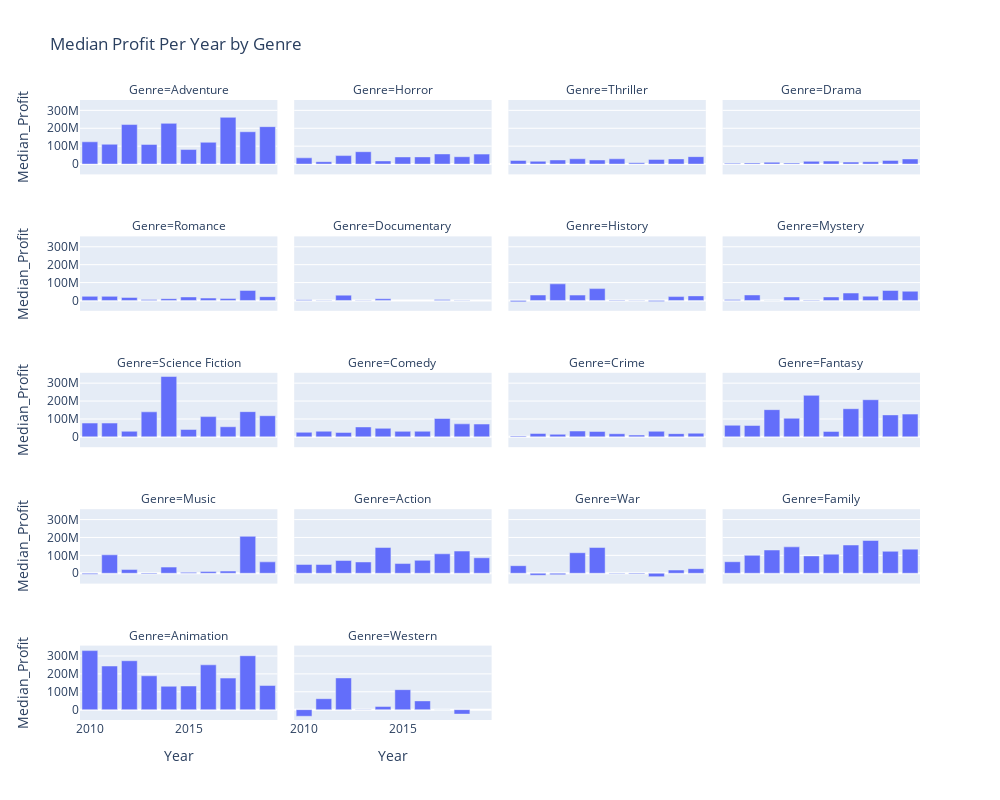

Notebook cell for this chart:
### Code cell
## Creates a list of genres
genrelist = top100_genre['genres'].unique()
## List of years for for-loop
years =  [2010, 2011, 2012, 2013, 2014, 2015, 2016, 2017, 2018, 2019]

## Lists to append to for later zip
glist = []
mlist = []
ylist = []

## For loop to loop through year and genre to get median profit
for year in years:
    df = top100_genre[top100_genre['release_date'].dt.year == year]
    for film_genre in genrelist:
        gendf = df[df['genres'] == film_genre]
        medtest = gendf['Profit'].median()
        glist.append(film_genre)
        ## Checks for nan values, assigns value as zero
        if medtest == np.nan:
            mlist.append(0)
        else:
            mlist.append(medtest)
        ylist.append(year)

## Zips lists together to create a dataframe
newdf = pd.DataFrame(list(zip(ylist, glist, mlist)),
              columns=['Year','Genre', 'Median_Profit'])

## Create the multi-faceted bar graph
fig = px.bar(newdf, x='Year', y='Median_Profit', facet_col='Genre', facet_col_wrap=4,
              facet_row_spacing=.1,
              title='Median Profit Per Year by Genre', labels={'y':'Median Profit'}, height=800, width=1000)

fig.show()

### Figure 1 — Plotly figure (JSON) as saved in the notebook; plotly's stock layout.template omitted (floating-point values rounded to 4 significant figures)
{"data": [{"alignmentgroup": "True", "hovertemplate": "Genre=Adventure<br>Year=%{x}<br>Median_Profit=%{y}<extra></extra>", "legendgroup": "", "marker": {"color": "#636efa"}, "name": "", "offsetgroup": "", "orientation": "v", "showlegend": false, "textposition": "auto", "type": "bar", "x": [2010, 2011, 2012, 2013, 2014, 2015, 2016, 2017, 2018, 2019], "xaxis": "x17", "y": [124400000.0, 110724603, 220784392, 109850315, 227370135, 81209378, 121705322, 261118277, 180650803, 209068582], "yaxis": "y17"}, {"alignmentgroup": "True", "hovertemplate": "Genre=Horror<br>Year=%{x}<br>Median_Profit=%{y}<extra></extra>", "legendgroup": "", "marker": {"color": "#636efa"}, "name": "", "offsetgroup": "", "orientation": "v", "showlegend": false, "textposition": "auto", "type": "bar", "x": [2010, 2011, 2012, 2013, 2014, 2015, 2016, 2017, 2018, 2019], "xaxis": "x18", "y": [34806823, 13363927, 47471580, 69101268, 17635162, 39890000.0, 40173154, 56687529, 41130000.0, 55600152], "yaxis": "y18"}, {"alignmentgroup": "True", "hovertemplate": "Genre=Thriller<br>Year=%{x}<br>Median_Profit=%{y}<extra></extra>", "legendgroup": "", "marker": {"color": "#636efa"}, "name": "", "offsetgroup": "", "orientation": "v", "showlegend": false, "textposition": "auto", "type": "bar", "x": [2010, 2011, 2012, 2013, 2014, 2015, 2016, 2017, 2018, 2019], "xaxis": "x19", "y": [20310000.0, 15760000.0, 22930465, 29560000.0, 22947718, 29401758, 6898293, 26158254, 28918723, 41521766], "yaxis": "y19"}, {"alignmentgroup": "True", "hovertemplate": "Genre=Drama<br>Year=%{x}<br>Median_Profit=%{y}<extra></extra>", "legendgroup": "", "marker": {"color": "#636efa"}, "name": "", "offsetgroup": "", "orientation": "v", "showlegend": false, "textposition": "auto", "type": "bar", "x": [2010, 2011, 2012, 2013, 2014, 2015, 2016, 2017, 2018, 2019], "xaxis": "x20", "y": [4190704, 5722632, 10293982, 5341000.0, 15410000.0, 16606743, 11080000.0, 13088533, 20640000.0, 28724221], "yaxis": "y20"}, {"alignmentgroup": "True", "hovertemplate": "Genre=Romance<br>Year=%{x}<br>Median_Profit=%{y}<extra></extra>", "legendgroup": "", "marker": {"color": "#636efa"}, "name": "", "offsetgroup": "", "orientation": "v", "showlegend": false, "textposition": "auto", "type": "bar", "x": [2010, 2011, 2012, 2013, 2014, 2015, 2016, 2017, 2018, 2019], "xaxis": "x13", "y": [23159963, 22992483, 16912759, 5637201, 10110000.0, 19679822, 13413631, 10723843, 56282227, 21430000.0], "yaxis": "y13"}, {"alignmentgroup": "True", "hovertemplate": "Genre=Documentary<br>Year=%{x}<br>Median_Profit=%{y}<extra></extra>", "legendgroup": "", "marker": {"color": "#636efa"}, "name": "", "offsetgroup": "", "orientation": "v", "showlegend": false, "textposition": "auto", "type": "bar", "x": [2010, 2011, 2012, 2013, 2014, 2015, 2016, 2017, 2018, 2019], "xaxis": "x14", "y": [4688000.0, 561967, 29823764, 1745000.0, 9444502, null, null, 5889612, 1080073, null], "yaxis": "y14"}, {"alignmentgroup": "True", "hovertemplate": "Genre=History<br>Year=%{x}<br>Median_Profit=%{y}<extra></extra>", "legendgroup": "", "marker": {"color": "#636efa"}, "name": "", "offsetgroup": "", "orientation": "v", "showlegend": false, "textposition": "auto", "type": "bar", "x": [2010, 2011, 2012, 2013, 2014, 2015, 2016, 2017, 2018, 2019], "xaxis": "x15", "y": [-7602308, 30570000.0, 92820716, 30128352, 66214779, 2881970, -1442114, -6401393, 21710283, 25648512], "yaxis": "y15"}, {"alignmentgroup": "True", "hovertemplate": "Genre=Mystery<br>Year=%{x}<br>Median_Profit=%{y}<extra></extra>", "legendgroup": "", "marker": {"color": "#636efa"}, "name": "", "offsetgroup": "", "orientation": "v", "showlegend": false, "textposition": "auto", "type": "bar", "x": [2010, 2011, 2012, 2013, 2014, 2015, 2016, 2017, 2018, 2019], "xaxis": "x16", "y": [5745623, 30807451, 281464, 19829071, 1968000.0, 19679822, 41647656, 23860000.0, 55970000.0, 51615777], "yaxis": "y16"}, {"alignmentgroup": "True", "hovertemplate": "Genre=Science Fiction<br>Year=%{x}<br>Median_Profit=%{y}<extra></extra>", "legendgroup": "", "marker": {"color": "#636efa"}, "name": "", "offsetgroup": "", "orientation": "v", "showlegend": false, "textposition": "auto", "type": "bar", "x": [2010, 2011, 2012, 2013, 2014, 2015, 2016, 2017, 2018, 2019], "xaxis": "x9", "y": [77107755, 77092623, 31310984, 139890277, 337200000.0, 41470000.0, 113160852, 56520000.0, 140930148, 118100000.0], "yaxis": "y9"}, {"alignmentgroup": "True", "hovertemplate": "Genre=Comedy<br>Year=%{x}<br>Median_Profit=%{y}<extra></extra>", "legendgroup": "", "marker": {"color": "#636efa"}, "name": "", "offsetgroup": "", "orientation": "v", "showlegend": false, "textposition": "auto", "type": "bar", "x": [2010, 2011, 2012, 2013, 2014, 2015, 2016, 2017, 2018, 2019], "xaxis": "x10", "y": [25550000.0, 31558601, 24819301, 55430000.0, 47722763, 30750000.0, 31422248, 102560428, 72779714, 71616764], "yaxis": "y10"}, {"alignmentgroup": "True", "hovertemplate": "Genre=Crime<br>Year=%{x}<br>Median_Profit=%{y}<extra></extra>", "legendgroup": "", "marker": {"color": "#636efa"}, "name": "", "offsetgroup": "", "orientation": "v", "showlegend": false, "textposition": "auto", "type": "bar", "x": [2010, 2011, 2012, 2013, 2014, 2015, 2016, 2017, 2018, 2019], "xaxis": "x11", "y": [5181001, 18936320, 14395526, 32675095, 30383113, 17630000.0, 10050000.0, 31132418, 18126386, 20400000.0], "yaxis": "y11"}, {"alignmentgroup": "True", "hovertemplate": "Genre=Fantasy<br>Year=%{x}<br>Median_Profit=%{y}<extra></extra>", "legendgroup": "", "marker": {"color": "#636efa"}, "name": "", "offsetgroup": "", "orientation": "v", "showlegend": false, "textposition": "auto", "type": "bar", "x": [2010, 2011, 2012, 2013, 2014, 2015, 2016, 2017, 2018, 2019], "xaxis": "x12", "y": [64873125, 63595579, 151970083, 104000000.0, 231892343, 30483623, 157200000.0, 207500000.0, 122744377, 127089026], "yaxis": "y12"}, {"alignmentgroup": "True", "hovertemplate": "Genre=Music<br>Year=%{x}<br>Median_Profit=%{y}<extra></extra>", "legendgroup": "", "marker": {"color": "#636efa"}, "name": "", "offsetgroup": "", "orientation": "v", "showlegend": false, "textposition": "auto", "type": "bar", "x": [2010, 2011, 2012, 2013, 2014, 2015, 2016, 2017, 2018, 2019], "xaxis": "x5", "y": [-5318349, 103110532, 20726956, -4205000.0, 34410000.0, 5122090, 9624522, 12179897, 206532466, 63700000.0], "yaxis": "y5"}, {"alignmentgroup": "True", "hovertemplate": "Genre=Action<br>Year=%{x}<br>Median_Profit=%{y}<extra></extra>", "legendgroup": "", "marker": {"color": "#636efa"}, "name": "", "offsetgroup": "", "orientation": "v", "showlegend": false, "textposition": "auto", "type": "bar", "x": [2010, 2011, 2012, 2013, 2014, 2015, 2016, 2017, 2018, 2019], "xaxis": "x6", "y": [49450000.0, 48890000.0, 71262212, 63190557, 143817906, 54340000.0, 72360636, 108856751, 124056262, 86560000.0], "yaxis": "y6"}, {"alignmentgroup": "True", "hovertemplate": "Genre=War<br>Year=%{x}<br>Median_Profit=%{y}<extra></extra>", "legendgroup": "", "marker": {"color": "#636efa"}, "name": "", "offsetgroup": "", "orientation": "v", "showlegend": false, "textposition": "auto", "type": "bar", "x": [2010, 2011, 2012, 2013, 2014, 2015, 2016, 2017, 2018, 2019], "xaxis": "x7", "y": [42430000.0, -11084044, -7634502, 114802912, 143817906, -2427711, -3920781, -19095601, 18050000.0, 25648512], "yaxis": "y7"}, {"alignmentgroup": "True", "hovertemplate": "Genre=Family<br>Year=%{x}<br>Median_Profit=%{y}<extra></extra>", "legendgroup": "", "marker": {"color": "#636efa"}, "name": "", "offsetgroup": "", "orientation": "v", "showlegend": false, "textposition": "auto", "type": "bar", "x": [2010, 2011, 2012, 2013, 2014, 2015, 2016, 2017, 2018, 2019], "xaxis": "x8", "y": [64462508, 100288681, 129980096, 147570682, 96965787, 106700000.0, 157969735, 183035819, 122744377, 134879932], "yaxis": "y8"}, {"alignmentgroup": "True", "hovertemplate": "Genre=Animation<br>Year=%{x}<br>Median_Profit=%{y}<extra></extra>", "legendgroup": "", "marker": {"color": "#636efa"}, "name": "", "offsetgroup": "", "orientation": "v", "showlegend": false, "textposition": "auto", "type": "bar", "x": [2010, 2011, 2012, 2013, 2014, 2015, 2016, 2017, 2018, 2019], "xaxis": "x", "y": [329878759, 243993951, 273375603, 189258712, 130698039, 132207671, 250600000.0, 176400000.0, 301266433, 134879932], "yaxis": "y"}, {"alignmentgroup": "True", "hovertemplate": "Genre=Western<br>Year=%{x}<br>Median_Profit=%{y}<extra></extra>", "legendgroup": "", "marker": {"color": "#636efa"}, "name": "", "offsetgroup": "", "orientation": "v", "showlegend": false, "textposition": "auto", "type": "bar", "x": [2010, 2011, 2012, 2013, 2014, 2015, 2016, 2017, 2018, 2019], "xaxis": "x2", "y": [-36910135, 61273464, 177400000.0, 1266679, 17500000.0, 111760117, 49120000.0, -980927, -24856944, null], "yaxis": "y2"}], "layout": {"annotations": [{"font": {}, "showarrow": false, "text": "Genre=Animation", "x": 0.1175, "xanchor": "center", "xref": "paper", "y": 0.12, "yanchor": "bottom", "yref": "paper"}, {"font": {}, "showarrow": false, "text": "Genre=Western", "x": 0.3725, "xanchor": "center", "xref": "paper", "y": 0.12, "yanchor": "bottom", "yref": "paper"}, {"font": {}, "showarrow": false, "text": "Genre=Music", "x": 0.1175, "xanchor": "center", "xref": "paper", "y": 0.34, "yanchor": "bottom", "yref": "paper"}, {"font": {}, "showarrow": false, "text": "Genre=Action", "x": 0.3725, "xanchor": "center", "xref": "paper", "y": 0.34, "yanchor": "bottom", "yref": "paper"}, {"font": {}, "showarrow": false, "text": "Genre=War", "x": 0.6275, "xanchor": "center", "xref": "paper", "y": 0.34, "yanchor": "bottom", "yref": "paper"}, {"font": {}, "showarrow": false, "text": "Genre=Family", "x": 0.8825, "xanchor": "center", "xref": "paper", "y": 0.34, "yanchor": "bottom", "yref": "paper"}, {"font": {}, "showarrow": false, "text": "Genre=Science Fiction", "x": 0.1175, "xanchor": "center", "xref": "paper", "y": 0.56, "yanchor": "bottom", "yref": "paper"}, {"font": {}, "showarrow": false, "text": "Genre=Comedy", "x": 0.3725, "xanchor": "center", "xref": "paper", "y": 0.56, "yanchor": "bottom", "yref": "paper"}, {"font": {}, "showarrow": false, "text": "Genre=Crime", "x": 0.6275, "xanchor": "center", "xref": "paper", "y": 0.56, "yanchor": "bottom", "yref": "paper"}, {"font": {}, "showarrow": false, "text": "Genre=Fantasy", "x": 0.8825, "xanchor": "center", "xref": "paper", "y": 0.56, "yanchor": "bottom", "yref": "paper"}, {"font": {}, "showarrow": false, "text": "Genre=Romance", "x": 0.1175, "xanchor": "center", "xref": "paper", "y": 0.78, "yanchor": "bottom", "yref": "paper"}, {"font": {}, "showarrow": false, "text": "Genre=Documentary", "x": 0.3725, "xanchor": "center", "xref": "paper", "y": 0.78, "yanchor": "bottom", "yref": "paper"}, {"font": {}, "showarrow": false, "text": "Genre=History", "x": 0.6275, "xanchor": "center", "xref": "paper", "y": 0.78, "yanchor": "bottom", "yref": "paper"}, {"font": {}, "showarrow": false, "text": "Genre=Mystery", "x": 0.8825, "xanchor": "center", "xref": "paper", "y": 0.78, "yanchor": "bottom", "yref": "paper"}, {"font": {}, "showarrow": false, "text": "Genre=Adventure", "x": 0.1175, "xanchor": "center", "xref": "paper", "y": 1, "yanchor": "bottom", "yref": "paper"}, {"font": {}, "showarrow": false, "text": "Genre=Horror", "x": 0.3725, "xanchor": "center", "xref": "paper", "y": 1, "yanchor": "bottom", "yref": "paper"}, {"font": {}, "showarrow": false, "text": "Genre=Thriller", "x": 0.6275, "xanchor": "center", "xref": "paper", "y": 1, "yanchor": "bottom", "yref": "paper"}, {"font": {}, "showarrow": false, "text": "Genre=Drama", "x": 0.8825, "xanchor": "center", "xref": "paper", "y": 1, "yanchor": "bottom", "yref": "paper"}], "barmode": "relative", "height": 800, "legend": {"tracegroupgap": 0}, "title": {"text": "Median Profit Per Year by Genre"}, "width": 1000, "xaxis": {"anchor": "y", "domain": [0, 0.235], "title": {"text": "Year"}}, "xaxis10": {"anchor": "y10", "domain": [0.255, 0.49], "matches": "x", "showticklabels": false}, "xaxis11": {"anchor": "y11", "domain": [0.51, 0.745], "matches": "x", "showticklabels": false}, "xaxis12": {"anchor": "y12", "domain": [0.765, 1.0], "matches": "x", "showticklabels": false}, "xaxis13": {"anchor": "y13", "domain": [0, 0.235], "matches": "x", "showticklabels": false}, "xaxis14": {"anchor": "y14", "domain": [0.255, 0.49], "matches": "x", "showticklabels": false}, "xaxis15": {"anchor": "y15", "domain": [0.51, 0.745], "matches": "x", "showticklabels": false}, "xaxis16": {"anchor": "y16", "domain": [0.765, 1.0], "matches": "x", "showticklabels": false}, "xaxis17": {"anchor": "y17", "domain": [0, 0.235], "matches": "x", "showticklabels": false}, "xaxis18": {"anchor": "y18", "domain": [0.255, 0.49], "matches": "x", "showticklabels": false}, "xaxis19": {"anchor": "y19", "domain": [0.51, 0.745], "matches": "x", "showticklabels": false}, "xaxis2": {"anchor": "y2", "domain": [0.255, 0.49], "matches": "x", "title": {"text": "Year"}}, "xaxis20": {"anchor": "y20", "domain": [0.765, 1.0], "matches": "x", "showticklabels": false}, "xaxis3": {"anchor": "y3", "domain": [0.51, 0.745], "matches": "x", "title": {"text": "Year"}}, "xaxis4": {"anchor": "y4", "domain": [0.765, 1.0], "matches": "x", "title": {"text": "Year"}}, "xaxis5": {"anchor": "y5", "domain": [0, 0.235], "matches": "x", "showticklabels": false}, "xaxis6": {"anchor": "y6", "domain": [0.255, 0.49], "matches": "x", "showticklabels": false}, "xaxis7": {"anchor": "y7", "domain": [0.51, 0.745], "matches": "x", "showticklabels": false}, "xaxis8": {"anchor": "y8", "domain": [0.765, 1.0], "matches": "x", "showticklabels": false}, "xaxis9": {"anchor": "y9", "domain": [0, 0.235], "matches": "x", "showticklabels": false}, "yaxis": {"anchor": "x", "domain": [0, 0.12], "title": {"text": "Median_Profit"}}, "yaxis10": {"anchor": "x10", "domain": [0.44, 0.56], "matches": "y", "showticklabels": false}, "yaxis11": {"anchor": "x11", "domain": [0.44, 0.56], "matches": "y", "showticklabels": false}, "yaxis12": {"anchor": "x12", "domain": [0.44, 0.56], "matches": "y", "showticklabels": false}, "yaxis13": {"anchor": "x13", "domain": [0.66, 0.78], "matches": "y", "title": {"text": "Median_Profit"}}, "yaxis14": {"anchor": "x14", "domain": [0.66, 0.78], "matches": "y", "showticklabels": false}, "yaxis15": {"anchor": "x15", "domain": [0.66, 0.78], "matches": "y", "showticklabels": false}, "yaxis16": {"anchor": "x16", "domain": [0.66, 0.78], "matches": "y", "showticklabels": false}, "yaxis17": {"anchor": "x17", "domain": [0.88, 1], "matches": "y", "title": {"text": "Median_Profit"}}, "yaxis18": {"anchor": "x18", "domain": [0.88, 1], "matches": "y", "showticklabels": false}, "yaxis19": {"anchor": "x19", "domain": [0.88, 1], "matches": "y", "showticklabels": false}, "yaxis2": {"anchor": "x2", "domain": [0, 0.12], "matches": "y", "showticklabels": false}, "yaxis20": {"anchor": "x20", "domain": [0.88, 1], "matches": "y", "showticklabels": false}, "yaxis3": {"anchor": "x3", "domain": [0, 0.12], "matches": "y", "showticklabels": false}, "yaxis4": {"anchor": "x4", "domain": [0, 0.12], "matches": "y", "showticklabels": false}, "yaxis5": {"anchor": "x5", "domain": [0.22, 0.34], "matches": "y", "title": {"text": "Median_Profit"}}, "yaxis6": {"anchor": "x6", "domain": [0.22, 0.34], "matches": "y", "showticklabels": false}, "yaxis7": {"anchor": "x7", "domain": [0.22, 0.34], "matches": "y", "showticklabels": false}, "yaxis8": {"anchor": "x8", "domain": [0.22, 0.34], "matches": "y", "showticklabels": false}, "yaxis9": {"anchor": "x9", "domain": [0.44, 0.56], "matches": "y", "title": {"text": "Median_Profit"}}}}
